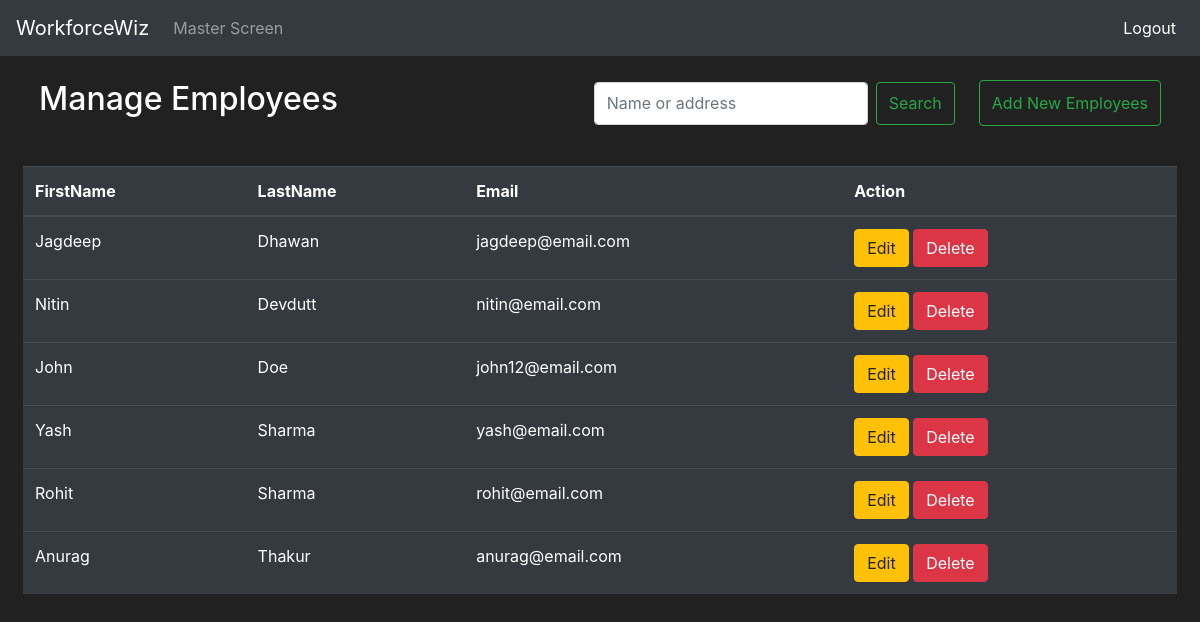
/admin (signed in), run on the app's committed database.
### application/models.py (models this page shows, shortened)
class Employee(db.Model, UserMixin):
    __tablename__ = 'Employee'
    id = db.Column(db.Integer(), primary_key=True)
    firstName = db.Column(db.String(length=30), nullable=False)
    lastName = db.Column(db.String(length=30), nullable=False)
    email_address= db.Column(db.String(length=50), nullable=False, unique=True)
    password_hash = db.Column(db.String(length=60), nullable=False)
    dob = db.Column(db.Date, nullable=False)
    phoneNumber = db.Column(db.String(15), nullable=False)
    address = db.Column(db.String(200), nullable=False)
    isAdmin = db.Column(db.Boolean, nullable=False)
    @property
    def password(self):
        return self.password

### application/routes.py (the view)
@app.route('/admin', methods=['GET', 'POST'])
@login_required
def admin_page():
    if not current_user.isAdmin:
        flash('You need to login as admin to access this page!!',category='info')
        return redirect(url_for('emp_page'))
    addEmployeeForm = RegisterForm()
    updateEmployeeForm = UpdateForm()
    emp_data = Employee.query.all()
    return render_template('admin.html', emp_data=emp_data, addEmployeeForm=addEmployeeForm, updateEmployeeForm = updateEmployeeForm)

### application/forms.py (shortened to what this page needs)
class RegisterForm(FlaskForm):
    firstName = StringField(label='First Name:', validators=[DataRequired(), Length(min=2, max=30)])
    lastName = StringField(label='Last Name:', validators=[DataRequired()])
    email_address = StringField(label='Email Address:', validators=[DataRequired(), Email()])
    address = StringField(label='Address:', validators=[DataRequired(), Length(min=3)])
    dob = DateField(label='Date of Birth:', validators=[DataRequired()])
    phoneNumber = StringField(label='Phone Number:', validators=[DataRequired(), Regexp('^(\+91[\-\s]?)?[0]?(91)?[789]\d{9}$')])
    password1 = PasswordField(label="Create Password:", validators=[DataRequired(), Length(min=6)])
    password2 = PasswordField(label='Confirm Password:', validators=[EqualTo('password1', message='Password must match')])
    submit = SubmitField(label='Create Account')

class UpdateForm(FlaskForm):
    id_ = IntegerField(label='id', validators=[DataRequired()])
    firstName = StringField(label='First Name:', validators=[DataRequired(), Length(min=2, max=30)])
    lastName = StringField(label='Last Name:', validators=[DataRequired()])
    address = StringField(label='Address:', validators=[DataRequired(), Length(min=3)])
    dob = DateField(label='Date of Birth:', validators=[DataRequired()])
    phoneNumber = StringField(label='Phone Number:', validators=[DataRequired(), Regexp('^(\+91[\-\s]?)?[0]?(91)?[789]\d{9}$')])
    submit = SubmitField(label='Update')

### application/models.py (called while the page is built)
@login_manager.user_loader
def load_employee(emp_id):
    return Employee.query.get(emp_id)

### application/templates/admin.html (shortened to what this page needs)
{% extends 'base.html' %}
{% block nav %}
    {% include 'nav.html' %}
{% endblock %}
{% block content %}
<div class="row m-2" style="margin-top:20px;">
    <div class="col-12">
        <div class="p-3 d-flex justify-content-between">
            <h2 class="mr-4">Manage Employees</h2>
            <div class="d-flex">
                <form class="form-inline mr-4" id="search-form" method="POST" action="{{url_for('search_page')}}">
                    <input class="form-control mr-sm-2" type="search" name="search-input" placeholder="Name or address" aria-label="Search" style="height:2.7rem;">
                    <button class="btn btn-outline-success my-2 my-sm-0" type="submit" style="height:2.7rem;">Search</button>
                </form>
                <button type="button" class="btn btn-outline-success my-2 my-sm-0" data-toggle="modal" data-target="#mymodal">
                    Add New Employees
                </button>
            </div>
        </div>
        <br>
        <table class="table table-hover table-dark">
            <thead>
                <tr>
                    <th scope="col">FirstName</th>
                    <th scope="col">LastName</th>
                    <th scope="col">Email</th>
                    <th scope="col">Action</th>
                </tr>
            </thead>
            <tbody>
                {% for emp in emp_data %}
                {% if not emp.isAdmin %}
                <tr>
                    <td>{{ emp.firstName }}</td>
                    <td>{{ emp.lastName }}</td>
                    <td>{{ emp.email_address }}</td>
                    <td>
                        <button type="button" class="btn btn-warning btn-xs" data-toggle="modal" data-target="#modaledit{{ emp.id }}">
                            Edit
                        </button>
                        <a href="admin/delete/{{emp.id}}" class="btn btn-danger btn-xs" onclick="return confirm('Are you sure to delete')">Delete</a>
                    </td>
                </tr>
                {% endif %}
                {% endfor %}
            </tbody>
        </table>
    </div>
</div>
{% endblock %}

### application/templates/base.html (shortened to what this page needs)
<!DOCTYPE html>
<html lang="en">
<head>
    <link rel="stylesheet" href="https://cdn.jsdelivr.net/npm/bootstrap@4.5.3/dist/css/bootstrap.min.css"
>
</head>
<body>
    {% block nav %}
    {% endblock %}
    {% block content %}
    {% endblock %}
</body>
</html>

### application/templates/nav.html (shortened to what this page needs)
{% if current_user.is_authenticated and current_user.isAdmin %}
<nav class="navbar navbar-expand-lg navbar-dark bg-dark">
  <a class="navbar-brand" href="#">WorkforceWiz</a>
  <div class="collapse navbar-collapse" id="navbarText">
    <ul class="navbar-nav mr-auto">
      <li class="nav-item">
        <a class="nav-link" href="{{ url_for('admin_page') }}">Master Screen</a>
      </li>
    </ul>
    <ul class="navbar-nav" style="display: block; margin-left: auto">
      <li class="nav-item active">
        <a class="nav-link" href="{{ url_for('logout_page') }}">Logout</a>
      </li>
    </ul>
  </div>
</nav>
{% endif %}

### application/templates/base.html (style rules this page uses)
body { background-color: #212121; color: white; }

### data on the page
Employee: firstName "Jagdeep", lastName "Dhawan", email_address "jagdeep@email.com"
Employee: firstName "Nitin", lastName "Devdutt", email_address "nitin@email.com"
Employee: firstName "John", lastName "Doe", email_address "john12@email.com"
Employee: firstName "Yash", lastName "Sharma", email_address "yash@email.com"
Employee: firstName "Rohit", lastName "Sharma", email_address "rohit@email.com"
Employee: firstName "Anurag", lastName "Thakur", email_address "anurag@email.com"
